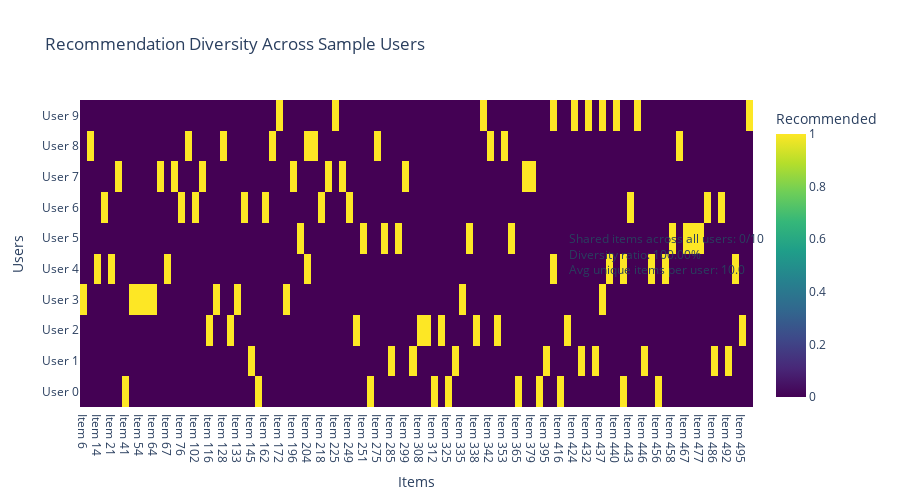

Notebook cell for this chart:
### Code cell
# Visualize recommendation diversity
print("\n📊 Visualizing recommendation diversity...")
fig_diversity = KMRPlotter.plot_recommendation_diversity(
    all_rec_indices,
    user_ids=sample_user_indices,
    title="Recommendation Diversity Across Sample Users"
)
fig_diversity.show()

### Figure 1 — Plotly figure (JSON) as saved in the notebook; plotly's stock layout.template omitted (floating-point values rounded to 4 significant figures; data arrays with more than 128 entries replaced by an {"elided": "..."} marker saying what was removed)
{"data": [{"colorbar": {"title": {"text": "Recommended"}}, "colorscale": [[0, "#440154"], [0.1111, "#482878"], [0.2222, "#3e4989"], [0.3333, "#31688e"], [0.4444, "#26828e"], [0.5556, "#1f9e89"], [0.6667, "#35b779"], [0.7778, "#6ece58"], [0.8889, "#b5de2b"], [1, "#fde725"]], "showscale": true, "type": "heatmap", "x": ["Item 6", "Item 11", "Item 14", "Item 16", "Item 21", "Item 34", "Item 41", "Item 42", "Item 54", "Item 59", "Item 64", "Item 65", "Item 67", "Item 70", "Item 76", "Item 96", "Item 102", "Item 112", "Item 116", "Item 120", "Item 128", "Item 131", "Item 133", "Item 137", "Item 145", "Item 157", "Item 162", "Item 167", "Item 172", "Item 183", "Item 196", "Item 203", "Item 204", "Item 205", "Item 218", "Item 220", "Item 225", "Item 231", "Item 249", "Item 250", "Item 251", "Item 271", "Item 275", "Item 283", "Item 285", "Item 296", "Item 299", "Item 303", "Item 308", "Item 310", "Item 312", "Item 323", "Item 325", "Item 330", "Item 335", "Item 337", "Item 338", "Item 341", "Item 342", "Item 350", "Item 353", "Item 358", "Item 365", "Item 377", "Item 379", "Item 381", "Item 395", "Item 398", "Item 416", "Item 419", "Item 424", "Item 426", "Item 432", "Item 436", "Item 437", "Item 439", "Item 440", "Item 442", "Item 443", "Item 444", "Item 446", "Item 451", "Item 456", "Item 457", "Item 458", "Item 459", "Item 467", "Item 472", "Item 477", "Item 484", "Item 486", "Item 488", "Item 492", "Item 494", "Item 495", "Item 498"], "y": ["User 0", "User 1", "User 2", "User 3", "User 4", "User 5", "User 6", "User 7", "User 8", "User 9"], "z": {"elided": "10x96 float values"}}], "layout": {"annotations": [{"align": "left", "showarrow": false, "text": "Shared items across all users: 0/10<br>Diversity ratio: 100.00%<br>Avg unique items per user: 10.0", "x": 1.02, "xref": "paper", "y": 0.5, "yref": "paper"}], "height": 500, "title": {"text": "Recommendation Diversity Across Sample Users"}, "xaxis": {"title": {"text": "Items"}}, "yaxis": {"title": {"text": "Users"}}}}
